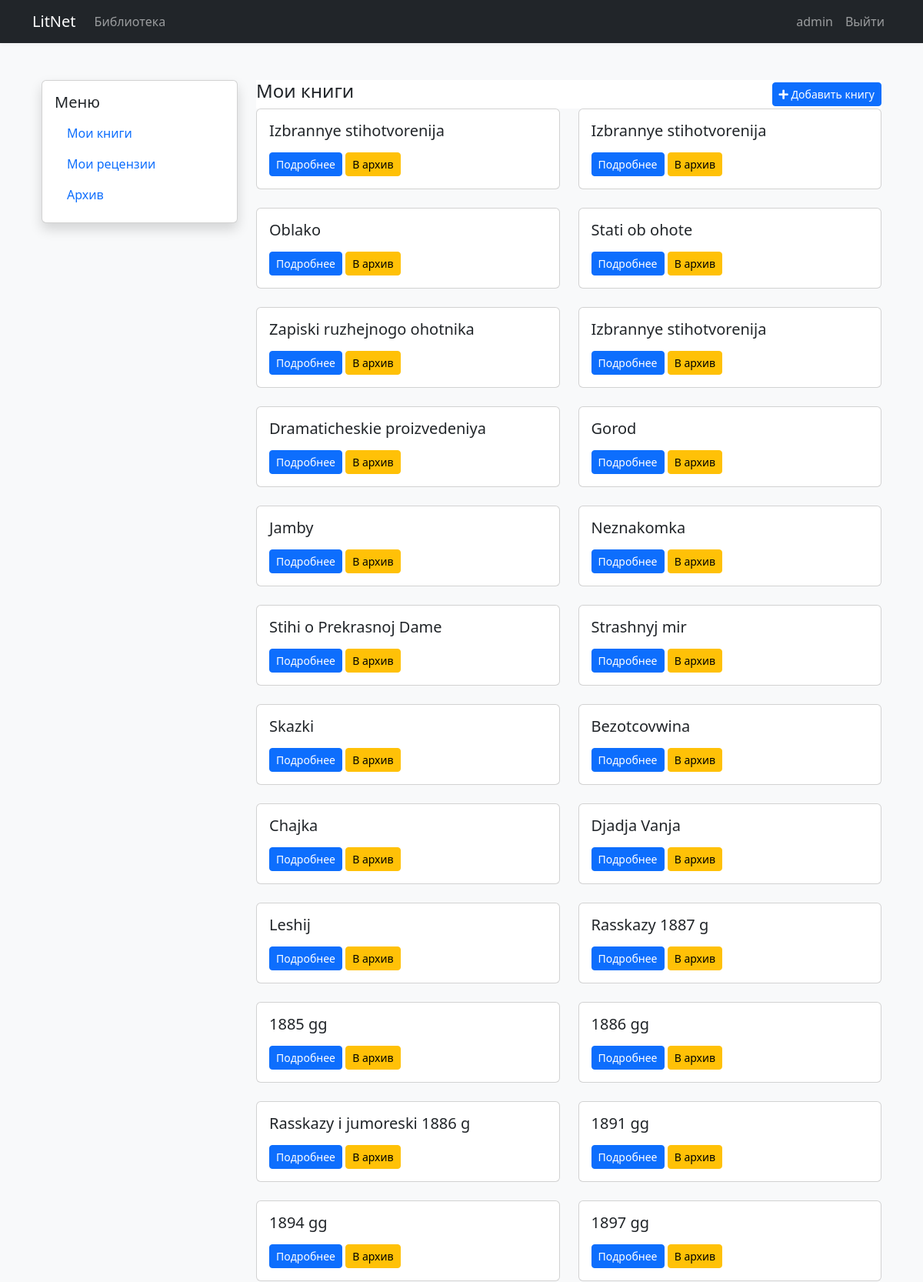
The page /dashboard (signed in, upper part) on the database its author committed.
### models.py (models this page shows)
class User(db.Model, UserMixin):
    id = db.Column(db.Integer, primary_key=True)
    username = db.Column(db.String(80), unique=True, nullable=False)
    password_hash = db.Column(db.String(120), nullable=False)
    is_admin = db.Column(db.Boolean, default=False)
    books = db.relationship('Book', backref='uploader', lazy=True)
    analyses = db.relationship('BookAnalysis', backref='user', lazy=True)

class Book(db.Model):
    id = db.Column(db.Integer, primary_key=True)
    title = db.Column(db.String(255), nullable=False)
    description = db.Column(db.Text, default="")
    user_id = db.Column(db.Integer, db.ForeignKey('user.id'), nullable=False)
    author_id = db.Column(db.Integer, db.ForeignKey('author.id'), nullable=False)
    is_deleted = db.Column(db.Boolean, default=False)
    file_path = db.Column(db.String(500), nullable=False)
    file_format = db.Column(db.String(10), nullable=False)
    processing_status = db.Column(db.String(20), default='pending')
    characters = db.relationship('Character', backref='book', lazy=True)
    analyses = db.relationship('BookAnalysis', backref='book', lazy=True)
    created_at = db.Column(db.DateTime, default=datetime.utcnow)

### app.py (the view)
@app.route('/dashboard')
@login_required
def dashboard():
    books = Book.query.filter_by(user_id=current_user.id, is_deleted=False).all()
    analyses = BookAnalysis.query.filter_by(user_id=current_user.id, is_deleted=False).all()
    archived_books = Book.query.filter_by(user_id=current_user.id, is_deleted=True).all()
    archived_analyses = BookAnalysis.query.filter_by(user_id=current_user.id, is_deleted=True).all()
    return render_template('dashboard.html',
                           books=books,
                           analyses=analyses,
                           archived_books=archived_books,
                           archived_analyses=archived_analyses)

### app.py (called while the page is built)
@login_manager.user_loader
def load_user(user_id):
    return User.query.get(int(user_id))

### templates/dashboard.html (shortened to what this page needs)
{% extends "base.html" %}
{% block content %}
<div class="container mt-4">
    <div class="row">
        <div class="col-md-3">
            <div class="card shadow mb-4">
                <div class="card-body">
                    <h5 class="card-title">Меню</h5>
                    <ul class="nav flex-column">
                        <li class="nav-item">
                            <a class="nav-link active" href="#books" data-bs-toggle="tab">Мои книги</a>
                        </li>
                        <li class="nav-item">
                            <a class="nav-link" href="#analyses" data-bs-toggle="tab">Мои рецензии</a>
                        </li>
                        <li class="nav-item">
                            <a class="nav-link" href="#archive" data-bs-toggle="tab">Архив</a>
                        </li>
                    </ul>
                </div>
            </div>
        </div>
        <div class="col-md-9">
            <div class="tab-content">
                <div class="tab-pane fade show active" id="books">
                    <div class="card-header bg-white d-flex justify-content-between align-items-center">
                        <h4>Мои книги</h4>
                        <a href="{{ url_for('upload') }}" class="btn btn-primary btn-sm">
                            <i class="fas fa-plus"></i> Добавить книгу
                        </a>
                    </div>
                        <div class="card-body">
                            {% if current_user.books|rejectattr('is_deleted')|list %}
                            <div class="row row-cols-1 row-cols-md-2 g-4">
                                {% for book in current_user.books if not book.is_deleted %}
                                <div class="col">
                                    <div class="card h-100">
                                        <div class="card-body">
                                            <h5 class="card-title">{{ book.title }}</h5>
                                            <a href="{{ url_for('book_page', book_id=book.id) }}" class="btn btn-primary btn-sm">Подробнее</a>
                                            <form method="POST" action="{{ url_for('archive_book', book_id=book.id) }}" class="d-inline">
                                                <button type="submit" class="btn btn-warning btn-sm">В архив</button>
                                            </form>
                                        </div>
                                    </div>
                                </div>
                                {% endfor %}
                            </div>
                            {% else %}
                            <div class="alert alert-info">У вас пока нет добавленных книг</div>
                            {% endif %}
                        </div>
                    </div>
                </div>
            </div>
        </div>
    </div>
{% endblock %}

### templates/base.html (shortened to what this page needs)
<!DOCTYPE html>
<html lang="ru">
<head>
    <link href="https://cdn.jsdelivr.net/npm/bootstrap@5.3.0/dist/css/bootstrap.min.css" rel="stylesheet">
    <link rel="stylesheet" href="{{ url_for('static', filename='css/styles.css') }}">
    <link rel="stylesheet" href="https://cdnjs.cloudflare.com/ajax/libs/font-awesome/5.15.4/css/all.min.css">
</head>
<body>
    {% include 'partials/navbar.html' %}
    <main class="container py-4">
        {% block content %}{% endblock %}
    </main>
</body>
</html>

### templates/partials/navbar.html (shortened to what this page needs)
<nav class="navbar navbar-expand-lg navbar-dark bg-dark fixed-top">
    <div class="container">
        <a class="navbar-brand" href="{{ url_for('home') }}">LitNet</a>
        <div class="collapse navbar-collapse" id="navbarNav">
            <ul class="navbar-nav me-auto">
                <li class="nav-item">
                    <a class="nav-link" href="{{ url_for('library') }}">Библиотека</a>
                </li>
            </ul>
            <ul class="navbar-nav">
                {% if current_user.is_authenticated %}
                    <li class="nav-item">
                        <a class="nav-link" href="{{ url_for('dashboard') }}">
                            {{ current_user.username }}
                        </a>
                    </li>
                    <li class="nav-item">
                        <a class="nav-link" href="{{ url_for('logout') }}">Выйти</a>
                    </li>
                {% endif %}
            </ul>
        </div>
    </div>
</nav>

### static/css/styles.css (style rules this page uses)
body { background-color: #f8f9fa; padding-top: 56px; }
.navbar { box-shadow: 0 2px 4px rgba(0,0,0,.04); }

### rows shown on the page
User: username "admin"
Book: title "Izbrannye stihotvorenija"
Book: title "Izbrannye stihotvorenija"
Book: title "Oblako"
Book: title "Stati ob ohote"
Book: title "Zapiski ruzhejnogo ohotnika"
Book: title "Izbrannye stihotvorenija"
Book: title "Dramaticheskie proizvedeniya"
Book: title "Gorod"
Book: title "Jamby"
Book: title "Neznakomka"
Book: title "Stihi o Prekrasnoj Dame"
Book: title "Strashnyj mir"
Book: title "Skazki"
Book: title "Bezotcovwina"
Book: title "Chajka"
Book: title "Djadja Vanja"
Book: title "Leshij"
Book: title "Rasskazy 1887 g"
Book: title "1885 gg"
Book: title "1886 gg"
Book: title "Rasskazy i jumoreski 1886 g"
Book: title "1891 gg"
Book: title "1894 gg"
Book: title "1897 gg"
